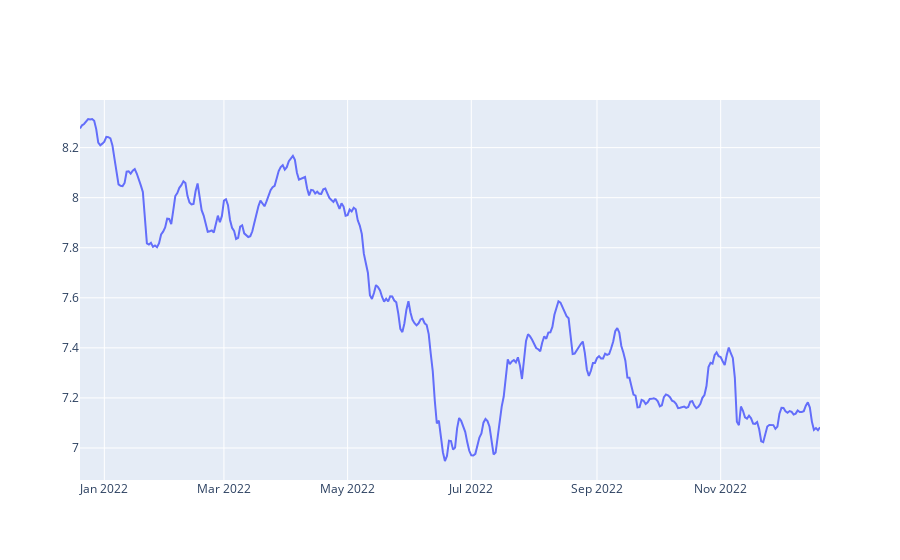

Source (notebook cell):
### Code cell
time = ts.Date
target = ts.target_value
TRAIN_SIZE = len(target) - 7
train, test = train_test_split(ts, train_size=TRAIN_SIZE, shuffle=False)

show_time_series_only(time, target)
test_values = target[TRAIN_SIZE:]
train_values = target[:TRAIN_SIZE]

### Figure 1 — Plotly figure (JSON) as saved in the notebook; plotly's stock layout.template omitted (floating-point values rounded to 4 significant figures; data arrays with more than 128 entries replaced by an {"elided": "..."} marker saying what was removed)
{"data": [{"x": {"elided": "366 str values"}, "y": {"elided": "366 float values"}, "type": "scatter"}], "layout": {}}
